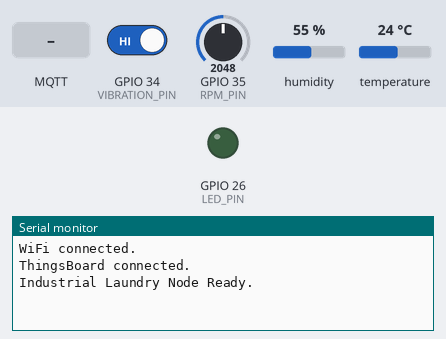
Bench run of a sketch on a simulated ESP32. Shown: output pins drawn as LEDs (lit = HIGH), the last lines printed to the serial monitor. The inputs (shaded band) are chosen by the test bench; at power-on: GPIO 34 (VIBRATION_PIN) HIGH, GPIO 35 (RPM_PIN) = 2048, humidity 55 %, temperature 24 °C. WiFi joins after 1.5 s; servers stay silent unless stated; no MQTT or app messages arrive unless stated.

Above: at 2.7 s.
2.8 s: GPIO 34 (VIBRATION_PIN) driven LOW
At 6.3 s:
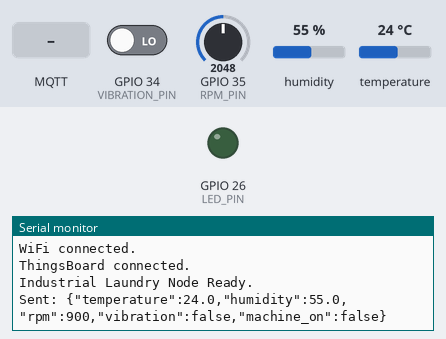
11.5 s: MQTT message "setLEDState" arrives on the first subscribed topic
At 12.2 s:
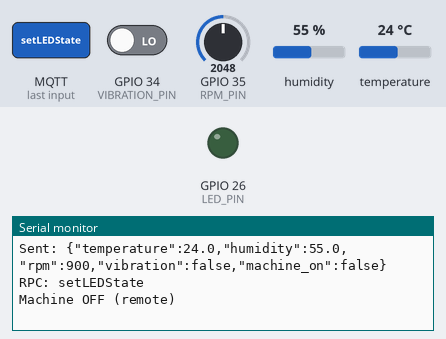
13.0 s: MQTT message "true" arrives on the first subscribed topic
At 13.3 s:
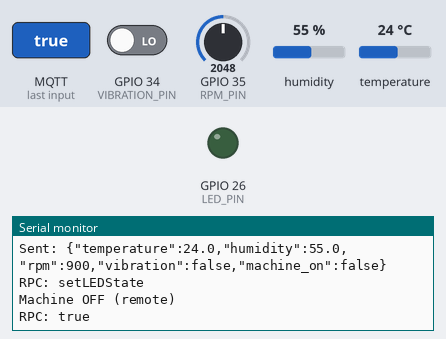
14.5 s: MQTT message "1" arrives on the first subscribed topic
At 14.9 s:
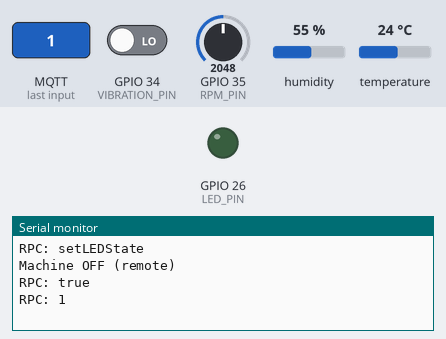
16.0 s: GPIO 34 (VIBRATION_PIN) driven HIGH
At 21.3 s:
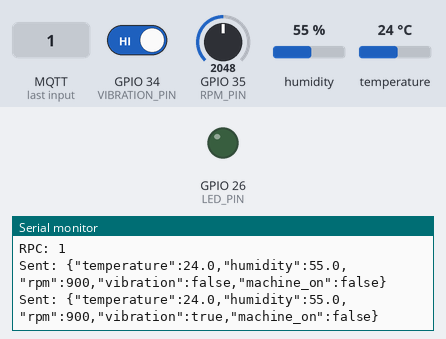

Measured:
- after the input at 2.8 s, the serial monitor: prints a new line after 2.2 s (image 1)
- after the input at 11.5 s, the serial monitor: prints a new line at once (image 2)
- after the input at 13.0 s, the serial monitor: prints a new line at once (image 3)
- after the input at 14.5 s, the serial monitor: prints a new line at once (image 4)
- after the input at 16.0 s, the serial monitor: prints a new line after 4.0 s (image 5)

The sketch:

Exercise04_Laundry.ino
```cpp
/*
  Exercise 04 — Industrial Laundry Service (Edge Node)
  IIoT-Batch02 | Week 04

  Components:
  - DHT22 → motor temperature
  - Vibration sensor (SW-420) → detects machine running/stopped
  - LED → machine ON/OFF indicator (controlled locally + via ThingsBoard RPC)
  - Potentiometer → simulates RPM sensor (0–4095 mapped to 0–1800 RPM)

  Edge Node Responsibilities:
  - Read all sensors
  - Publish telemetry to ThingsBoard every 5s
  - Receive RPC command from ThingsBoard dashboard "Power Button" to toggle LED

  ThingsBoard Dashboard Tasks (do in ThingsBoard UI):
  ✅ Power Button widget  → setLEDState RPC → controls LED remotely
  ✅ HTML Value Card      → styled temperature indicator (red if > 60°C)
  ✅ Background image     → laundry machine image
  ✅ Timeseries Table     → view historical telemetry
  ✅ Explore Advanced tab on each widget for custom colors/thresholds

  GPIO Pin Map:
  ┌──────────────────┬──────┐
  │ DHT22 SDA        │ 15   │
  │ Vibration (SW420)│ 34   │
  │ RPM Pot (AO)     │ 35   │
  │ LED (Machine)    │ 26   │
  └──────────────────┴──────┘
*/

#include <WiFi.h>
#include <PubSubClient.h>
#include <DHT.h>

// ─── Configuration — EDIT THESE ──────────────────────────────────────────────
const char* WIFI_SSID     = "Wokwi-GUEST";
const char* WIFI_PASSWORD = "";
const char* TB_SERVER     = "eu.thingsboard.cloud";
const int   TB_PORT       = 1883;
const char* TB_TOKEN      = "YOUR_ACCESS_TOKEN_HERE";

// ─── Pin Definitions ─────────────────────────────────────────────────────────
#define DHT_PIN       15
#define VIBRATION_PIN 34  // Digital: HIGH = vibrating (running)
#define RPM_PIN       35  // Analog 0-4095 → mapped to 0-1800 RPM
#define LED_PIN       26  // Machine power indicator

// ─── Globals ─────────────────────────────────────────────────────────────────
DHT dht(DHT_PIN, DHT22);
WiFiClient espClient;
PubSubClient client(espClient);

bool machine_on     = false;
unsigned long lastSend = 0;
const long SEND_INTERVAL = 5000;

// ─── RPC Callback: Power Button from ThingsBoard toggles the LED ──────────────
void mqttCallback(char* topic, byte* payload, unsigned int length) {
  String msg = "";
  for (unsigned int i = 0; i < length; i++) msg += (char)payload[i];
  Serial.println("RPC: " + msg);

  if (msg.indexOf("setLEDState") != -1) {
    machine_on = (msg.indexOf("true") != -1);
    digitalWrite(LED_PIN, machine_on ? HIGH : LOW);
    Serial.println(machine_on ? "Machine ON (remote)" : "Machine OFF (remote)");
  }
}

void reconnect() {
  if (WiFi.status() != WL_CONNECTED) {
    WiFi.begin(WIFI_SSID, WIFI_PASSWORD);
    while (WiFi.status() != WL_CONNECTED) delay(500);
    Serial.println("WiFi connected.");
  }
  while (!client.connected()) {
    if (client.connect("LaundryNode", TB_TOKEN, NULL)) {
      client.subscribe("v1/devices/me/rpc/request/+");
      Serial.println("ThingsBoard connected.");
    } else {
      delay(5000);
    }
  }
}

void setup() {
  Serial.begin(115200);
  dht.begin();
  pinMode(LED_PIN, OUTPUT);
  pinMode(VIBRATION_PIN, INPUT);

  client.setServer(TB_SERVER, TB_PORT);
  client.setCallback(mqttCallback);
  reconnect();

  Serial.println("Industrial Laundry Node Ready.");
}

void loop() {
  if (!client.connected()) reconnect();
  client.loop();

  if (millis() - lastSend >= SEND_INTERVAL) {
    lastSend = millis();

    float temp = dht.readTemperature();
    float hum  = dht.readHumidity();
    bool  vibrating = digitalRead(VIBRATION_PIN);
    int   rawRPM    = analogRead(RPM_PIN);
    int   rpm       = map(rawRPM, 0, 4095, 0, 1800);

    if (isnan(temp)) temp = 0;
    if (isnan(hum))  hum  = 0;

    char payload[256];
    snprintf(payload, sizeof(payload),
      "{\"temperature\":%.1f,\"humidity\":%.1f,\"rpm\":%d,\"vibration\":%s,\"machine_on\":%s}",
      temp, hum, rpm,
      vibrating   ? "true" : "false",
      machine_on  ? "true" : "false");

    client.publish("v1/devices/me/telemetry", payload);
    Serial.println("Sent: " + String(payload));
  }
}
```
